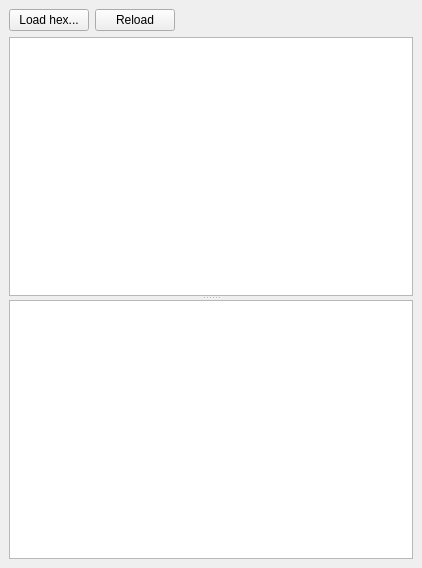
<?xml version="1.0" encoding="UTF-8"?>
<ui version="4.0">
 <class>DockMonitor</class>
 <widget class="QDockWidget" name="DockMonitor">
  <property name="geometry">
   <rect>
    <x>0</x>
    <y>0</y>
    <width>422</width>
    <height>568</height>
   </rect>
  </property>
  <property name="windowTitle">
   <string>Sim Monitor</string>
  </property>
  <widget class="QWidget" name="dockWidgetContents">
   <layout class="QVBoxLayout" name="verticalLayout">
    <item>
     <layout class="QHBoxLayout" name="horizontalLayout">
      <item>
       <widget class="QPushButton" name="btLoad">
        <property name="sizePolicy">
         <sizepolicy hsizetype="Fixed" vsizetype="Fixed">
          <horstretch>0</horstretch>
          <verstretch>0</verstretch>
         </sizepolicy>
        </property>
        <property name="text">
         <string>Load hex...</string>
        </property>
       </widget>
      </item>
      <item>
       <widget class="QPushButton" name="btReload">
        <property name="text">
         <string>Reload</string>
        </property>
       </widget>
      </item>
      <item>
       <spacer name="horizontalSpacer">
        <property name="orientation">
         <enum>Qt::Horizontal</enum>
        </property>
        <property name="sizeHint" stdset="0">
         <size>
          <width>40</width>
          <height>20</height>
         </size>
        </property>
       </spacer>
      </item>
     </layout>
    </item>
    <item>
     <widget class="QSplitter" name="splitter">
      <property name="orientation">
       <enum>Qt::Vertical</enum>
      </property>
      <property name="childrenCollapsible">
       <bool>false</bool>
      </property>
      <widget class="QPlainTextEdit" name="textStatus">
       <property name="font">
        <font>
         <family>Courier New</family>
         <pointsize>10</pointsize>
        </font>
       </property>
       <property name="readOnly">
        <bool>true</bool>
       </property>
      </widget>
      <widget class="QPlainTextEdit" name="textTerminal">
       <property name="font">
        <font>
         <family>Courier New</family>
         <pointsize>10</pointsize>
        </font>
       </property>
       <property name="readOnly">
        <bool>true</bool>
       </property>
      </widget>
     </widget>
    </item>
   </layout>
  </widget>
 </widget>
 <resources/>
 <connections/>
</ui>
